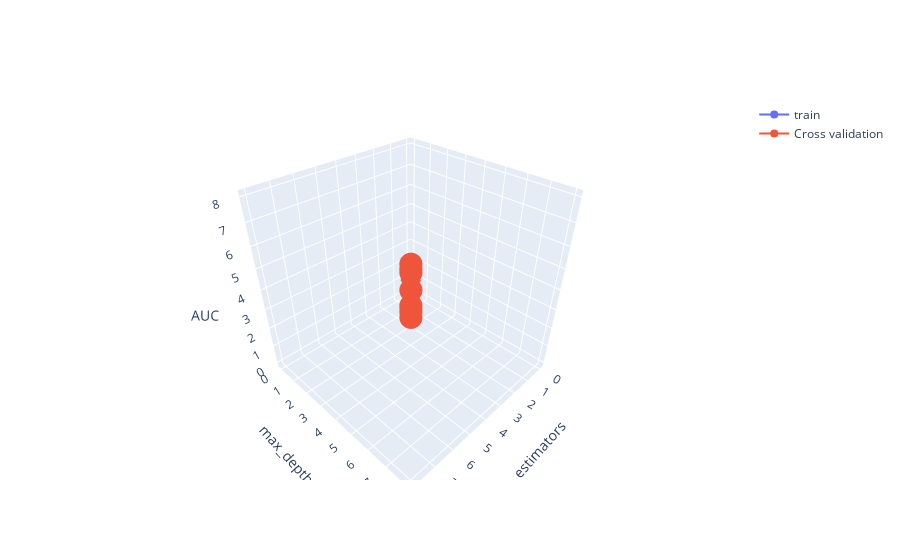
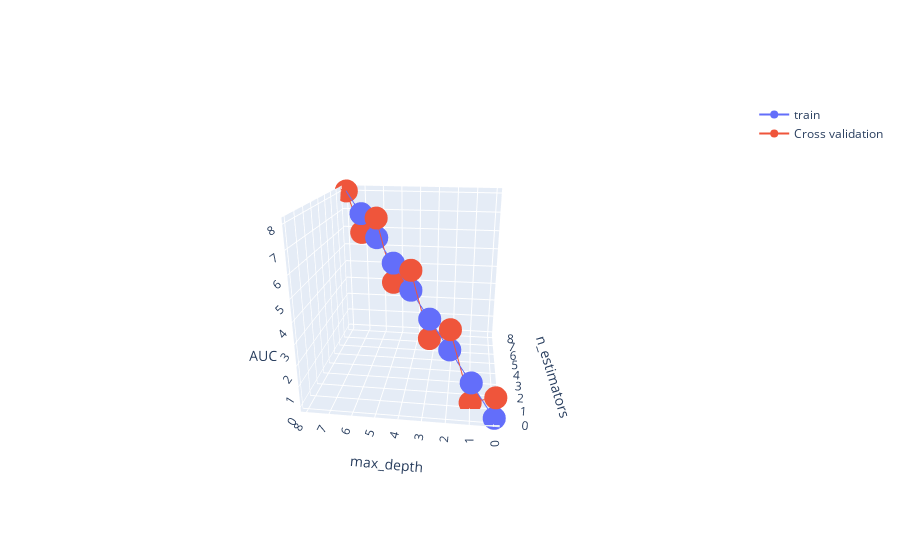

The cell these charts' notebook holds for them, in order:
### Code cell
# https://plot.ly/python/3d-axes/
trace1 = go.Scatter3d(x=x1,y=y1,z=z1, name = 'train')
trace2 = go.Scatter3d(x=x2,y=y2,z=z2, name = 'Cross validation')
data = [trace1, trace2]

layout = go.Layout(scene = dict(
        xaxis = dict(title='n_estimators'),
        yaxis = dict(title='max_depth'),
        zaxis = dict(title='AUC'),))

fig = go.Figure(data=data, layout=layout)
offline.iplot(fig, filename='3d-scatter-colorscale')
fig.show()
plt.show()

### Figure 1 — Plotly figure (JSON) as saved in the notebook; plotly's stock layout.template omitted (floating-point values rounded to 4 significant figures)
{"data": [{"name": "train", "type": "scatter3d", "x": [0, 1, 2, 3, 4, 5, 6, 7, 8], "y": [0, 1, 2, 3, 4, 5, 6, 7, 8], "z": [0, 1, 2, 3, 4, 5, 6, 7, 8]}, {"name": "Cross validation", "type": "scatter3d", "x": [0, 1, 2, 3, 4, 5, 6, 7, 8], "y": [0, 1, 2, 3, 4, 5, 6, 7, 8], "z": [1, 0, 3, 2, 5, 4, 7, 6, 8]}], "layout": {"autosize": true, "scene": {"aspectmode": "auto", "aspectratio": {"x": 1.0, "y": 1.0, "z": 1.0}, "camera": {"center": {"x": 0, "y": 0, "z": 0}, "eye": {"x": 1.25, "y": 1.25, "z": 1.25}, "projection": {"type": "perspective"}, "up": {"x": 0, "y": 0, "z": 1}}, "xaxis": {"title": {"text": "n_estimators"}, "type": "linear"}, "yaxis": {"title": {"text": "max_depth"}, "type": "linear"}, "zaxis": {"title": {"text": "AUC"}, "type": "linear"}}}}

### Figure 2 — Plotly figure (JSON) as saved in the notebook; plotly's stock layout.template omitted (floating-point values rounded to 4 significant figures)
{"data": [{"name": "train", "type": "scatter3d", "x": [0, 1, 2, 3, 4, 5, 6, 7, 8], "y": [0, 1, 2, 3, 4, 5, 6, 7, 8], "z": [0, 1, 2, 3, 4, 5, 6, 7, 8]}, {"name": "Cross validation", "type": "scatter3d", "x": [0, 1, 2, 3, 4, 5, 6, 7, 8], "y": [0, 1, 2, 3, 4, 5, 6, 7, 8], "z": [1, 0, 3, 2, 5, 4, 7, 6, 8]}], "layout": {"autosize": true, "scene": {"aspectmode": "auto", "aspectratio": {"x": 1.0, "y": 1.0, "z": 1.0}, "camera": {"center": {"x": 0, "y": 0, "z": 0}, "eye": {"x": -2.383, "y": -0.3025, "z": 0.9101}, "projection": {"type": "perspective"}, "up": {"x": 0, "y": 0, "z": 1}}, "xaxis": {"title": {"text": "n_estimators"}, "type": "linear"}, "yaxis": {"title": {"text": "max_depth"}, "type": "linear"}, "zaxis": {"title": {"text": "AUC"}, "type": "linear"}}}}
